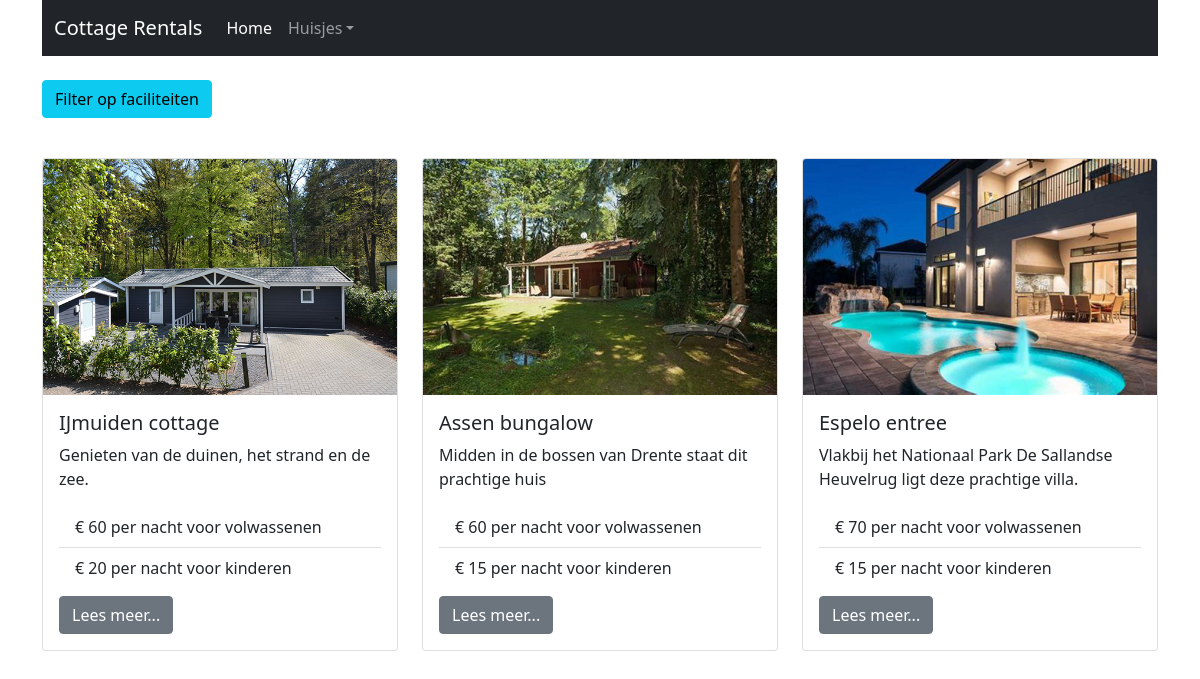
The page / on the database its author committed.
### tables this page shows
CREATE TABLE `cottages` (
  `cottage_id` int(11) NOT NULL,
  `cottage_name` varchar(50) NOT NULL,
  `cottage_excerpt` varchar(255) NOT NULL,
  `cottage_descr` longtext NOT NULL,
  `cottage_img` varchar(255) NOT NULL,
  `cottage_img2` varchar(255) NOT NULL,
  `cottage_img3` varchar(255) NOT NULL,
  `cottage_img4` varchar(255) NOT NULL,
  `cottage_price_a` double NOT NULL,
  `cottage_price_b` double NOT NULL,
  `cottage_price_c` double NOT NULL
);

### includes/functions.php (called while the page is built, shortened)
<?php
function getData($sql, $method){
    global $conn;
    $statement = $conn->query($sql);
    if($method == 'fetch'){
        $result = $statement->fetch(PDO::FETCH_BOTH);
    }
    else {
        $result = $statement->fetchAll(PDO::FETCH_BOTH);
    }
    return $result;
}
?>

### index.php (the view, shortened to what this page needs)
<?php
include 'includes/database.php';
include 'includes/functions.php';
include "header.php";
include 'includes/filter.php';
?>
<section>
    <div class="container mt-4">
        <div class="row">
            <?php
            if($filter == false){
                $sql = "SELECT * FROM `cottages`";
            }
                $tblCottages = getData($sql, "fetchAll");
            ?>
            <?php
            if(count($tblCottages) == 0){ ?>
                <div class="col-12">
                    <div class="alert alert-warning" role="alert">Helaas er zijn geen huisjes met de volgende selectie: <?php echo $selection; ?> </div>
                </div>
            <?php }
            else { count($tblCottages) > 0 ?>
                <?php foreach ($tblCottages as $cottage) { ?>
                <div class="col-12 col-md-4 mb-4 d-flex align-self-stretch">
                    <div class="card">
                        <img class="card-img-top" src="images/<?php echo $cottage["cottage_img"]?>" alt="cottage_name">
                            <div class="card-body">
                                <h5 class="card-title"><?php echo $cottage["cottage_name"]?></h5>
                                <p class="card-text"><?php echo $cottage["cottage_excerpt"]?></p>
                                <ul class="list-group list-group-flush">
                                    <li class="list-group-item">€ <?php echo $cottage["cottage_price_a"]?> per nacht voor volwassenen</li>
                                    <li class="list-group-item">€ <?php echo $cottage["cottage_price_c"]?> per nacht voor kinderen</li>
                                </ul>
                                <a href="huisjes.php?cottageID=<?php echo $cottage["cottage_id"]; ?>" class="btn btn-secondary mt-2">Lees meer...</a>
                            </div>
                        </div>
                    </div>
                <?php } ?>
            <?php } ?>
        </div>
    </div>
</section>
<?php
include "footer.php";
?>

### header.php (shortened to what this page needs)
<!doctype html>
<html lang="en">
  <head>
    <link href="https://cdn.jsdelivr.net/npm/bootstrap@5.1.3/dist/css/bootstrap.min.css" rel="stylesheet">
  </head>
  <body class="body-wrapper">
    <section>
        <div class="container">
        <?php
        include "menu.php";
        ?>
        </div>
    </section>

### menu.php (shortened to what this page needs)
 <nav class="navbar navbar-expand-lg navbar-dark bg-dark">
    <div class="container-fluid">
        <a class="navbar-brand" href="#">Cottage Rentals</a>
        <div class="collapse navbar-collapse" id="navbarSupportedContent">
            <ul class="navbar-nav me-auto mb-2 mb-lg-0">
                <li class="nav-item"><a class="nav-link active" aria-current="page" href="index.php">Home</a></li>
                <li class="nav-item dropdown">
                    <a class="nav-link dropdown-toggle" href="#" id="navbarDropdown" role="button" data-bs-toggle="dropdown" aria-expanded="false">Huisjes</a>
                        <?php
                        $tblCottages = getData("SELECT * FROM `cottages`", "fetchAll");
                        ?>
                </li>
            </ul>
        </div>
    </div>
</nav>

### includes/filter.php (shortened to what this page needs)
<section>
    <div class="container mt-4 mb-1">
    <p>
        <button class="btn btn-info" type="button" data-toggle="collapse" data-target="#collapseFilter" aria-expanded="false" aria-controls="collapseFilter">
        Filter op faciliteiten</button>
    </p>
                        <?php
                            if(isset($_GET["formFacilities"])){
                                $arrFrmFilter = $_GET["formFacilities"];
                                $selection = "";
                                $filter = true;
                            }
                            else {
                                $filter = false;
                            }
                            ?>
    </div>
</section>

### footer.php (shortened to what this page needs)
  </body>
</html>

### rows shown on the page
cottages: cottage_img (picture), cottage_name "IJmuiden cottage", cottage_excerpt "Genieten van de duinen, het strand en de zee.", cottage_price_a "60", cottage_price_c "20"
cottages: cottage_img (picture), cottage_name "Assen bungalow", cottage_excerpt "Midden in de bossen van Drente staat dit prachtige huis", cottage_price_a "60", cottage_price_c "15"
cottages: cottage_img (picture), cottage_name "Espelo entree", cottage_excerpt "Vlakbij het Nationaal Park De Sallandse Heuvelrug ligt deze prachtige villa.", cottage_price_a "70", cottage_price_c "15"
